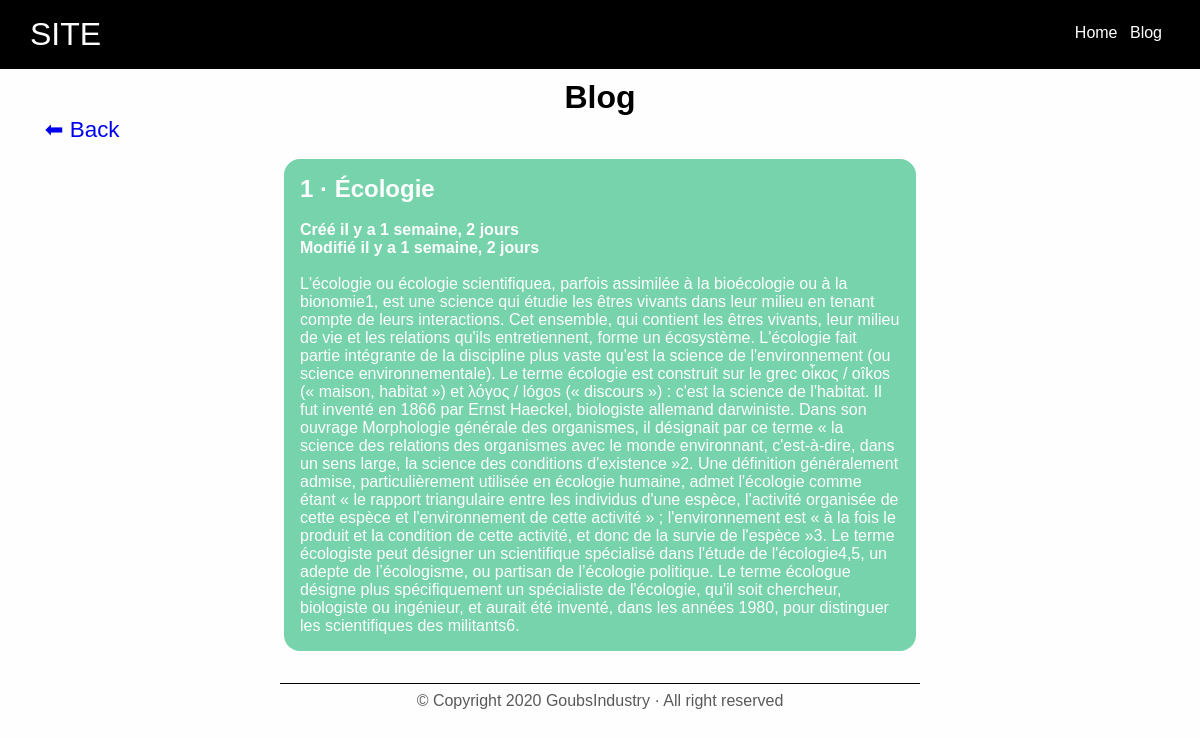
Page /blog/posts/1 on the committed database.
### blog/models.py (models this page shows)
class Posts(models.Model):
    title=models.CharField(max_length=255)
    body=models.TextField()
    created_at=models.DateTimeField(auto_now_add=True)
    Modified_at=models.DateTimeField(auto_now=True)

### blog/views.py (the view)
# urls.py: path('posts/<int:id>', views.show,name='show'),
def show(request,id):
    try:
        post=Posts.objects.get(pk=id)
    except:
        raise Http404("désole cet article n'existe pas !")
    return render(request,"blog/pages/show.html", {'post':post} )

### blog/Templates/blog/pages/show.html
{% extends 'blog/layouts/base.html'%}
{%block blog_content%}
<a class="back" href="{%url 'blog:index'%}"> ⬅ Back</a>
<article>
    <h1>{{post.id}} &middot; {{post.title}}</h1>
    <br>
    <h4>Créé il y a <time datetime="{{post.created_at|date:'Y-m-d'}}">{{post.created_at|timesince}}</time> </h3>
    <h4>Modifié il y a <time datetime="{{post.Modified_at|date:'Y-m-d'}}">{{post.Modified_at|timesince}}</time></h4>
    <br>
    <p>{{post.body}}</p>
 </article>
 {%endblock%}

### static/css/styles.css (style rules this page uses)
body { font-family: Helvetica; background-color:#fefefe }
* { margin: 0; padding: 0; }

### blog/static/blog/css/styles.css (style rules this page uses)
article { background-color:rgb(118, 211, 172); padding: 1em; margin: 1em auto; width:50%; border-radius: 1em; color: #fefefe; }
.back { text-decoration: none; padding: 2em; font-size: 1.4em; }

### rows in the picture
Posts: id "1", title "Écologie", created_at "1 semaine, 2 jours", Modified_at "1 semaine, 2 jours", body "L'écologie ou écologie scientifiquea, parfois assimilée à la bioécologie ou à la bionomie1, est une science qui étudie les êtres vivants dans leur milieu en tenant compte de leurs interactions. Cet ensemble, qui contient les êtres vivants, leur milieu de vie et les relations qu'ils entretiennent, forme un écosystème. L'écologie fait partie intégrante de la discipline plus vaste qu'est la science de l'environnement (ou science environnementale). Le terme écologie est construit sur le grec οἶκος / oîkos (« maison, habitat ») et λόγος / lógos (« discours ») : c'est la science de l'habitat. Il fut inventé en 1866 par Ernst Haeckel, biologiste allemand darwiniste. Dans son ouvrage Morphologie…"
